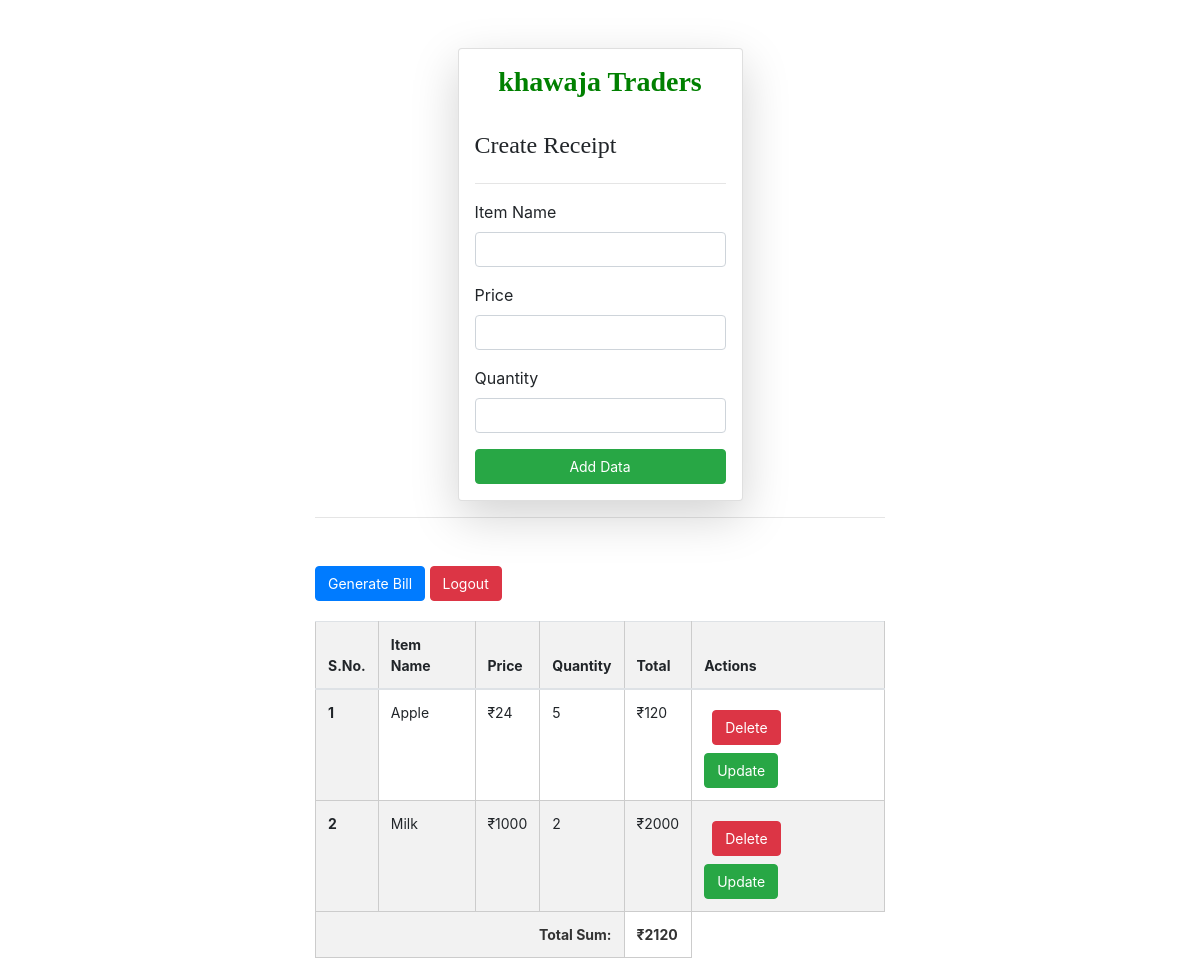
The app's page / (signed in), older data.
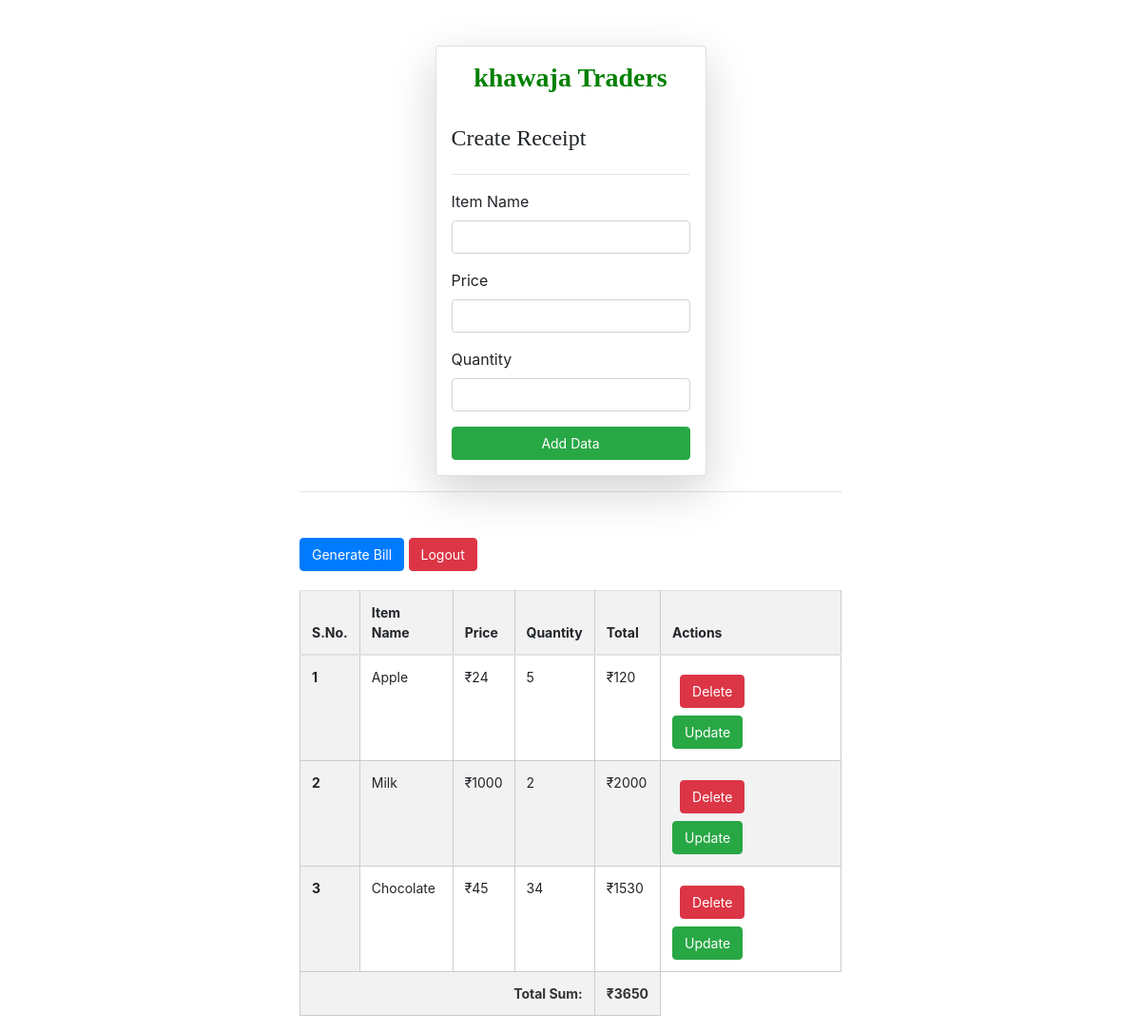
The same page, newer data.
### home/models.py (models this page shows)
class Receipt(models.Model):
    user = models.ForeignKey(User, on_delete=models.SET_NULL, null=True, blank=True)
    name = models.CharField(max_length=100, default='something')
    price = models.IntegerField(default=0)
    quantity = models.IntegerField(default =0)
    total = models.IntegerField(default=0)

### home/views.py (the view, shortened to what this page needs)
# urls.py: path('', views.receipts, name='receipts'),
@login_required(login_url='/login/')
def receipts(request):
    queryset = Receipt.objects.all()
    if request.GET.get('search'):
        queryset = queryset.filter(
            name__icontains=request.GET.get('search'))
    total_sum = sum(receipt.total for receipt in queryset)
    context = {'receipts': queryset, 'total_sum': total_sum}
    return render(request, 'receipts.html', context)

### home/templates/receipts.html (shortened to what this page needs)
{% extends "base.html" %}
{% block start %}
<link href="https://maxcdn.bootstrapcdn.com/bootstrap/4.5.2/css/bootstrap.min.css" rel="stylesheet">
<div class="container mt-5 col-6">
    <form class="col-6 mx-auto card p-3 shadow-lg form-container" method="post" enctype="multipart/form-data">
        <h3 class="text text-center">khawaja Traders</h3>
        <br>
        <h4 style="font-family: 'Times New Roman', Times, serif;">Create Receipt</h4>
        <hr>
        <div class="form-group">
            <label for="name">Item Name</label>
            <input type="text" name="name" class="form-control" required>
        </div>
        <div class="form-group">
            <label for="price">Price</label>
            <input name="price" type="number" class="form-control" required>
        </div>
        <div class="form-group">
            <label for="quantity">Quantity</label>
            <input name="quantity" class="form-control" type="number" required>
        </div>
        <button type="submit" class="btn btn-success btn-custom">Add Data</button>
    </form>
    <hr>
    <div class="mt-5">
        <form action="">
            <button class="btn btn-primary btn-custom">
                <a class="ok" href="{% url 'pdf' %}">Generate Bill</a>
            </button>
            <button class="btn btn-danger btn-custom">
                <a class="ok" href="{% url 'logout' %}">Logout</a>
            </button>
        </form>
        <table class="table mt-6">
            <thead>
                <tr>
                    <th scope="col">S.No.</th>
                    <th scope="col">Item Name</th>
                    <th scope="col">Price</th>
                    <th scope="col">Quantity</th>
                    <th scope="col">Total</th>
                    <th scope="col">Actions</th>
                </tr>
            </thead>
            <tbody>
                {% for receipt in receipts %}
                <tr>
                    <th scope="row">{{ forloop.counter }}</th>
                    <td>{{ receipt.name }}</td>
                    <td>&#x20B9;{{ receipt.price }}</td>
                    <td>{{ receipt.quantity }}</td>
                    <td>&#x20B9;{{ receipt.total }}</td>
                    <td>
                        <a href="/delete_receipt/{{ receipt.id }}" class="btn btn-danger m-2 btn-custom">Delete</a>
                        <a href="/update_receipt/{{ receipt.id }}" class="btn btn-success btn-custom">Update</a>
                    </td>
                </tr>
                {% endfor %}
                <tr>
                    <th colspan="4" class="text-right total-sum">Total Sum:</th>
                    <td class="total-sum">&#x20B9;{{ total_sum }}</td>
                </tr>
            </tbody>
        </table>
    </div>
</div>
{% endblock %}

### home/templates/base.html (shortened to what this page needs)
<!DOCTYPE html>
<html lang="en">
<head>
    {% load static%}
</head>
<body>
    {% block start %}
    {% endblock %}
</body>
</html>

### home/templates/base.html (style rules this page uses)
table { width: 80%; margin: 20px auto; border-collapse: collapse; }
th, td { padding: 10px; text-align: left; border: 1px solid #ccc; }
th { background-color: #f2f2f2; }
tr:nth-child(even) { background-color: #f2f2f2; }

### home/templates/receipts.html (style rules this page uses)
.text { color: green; font-weight: bold; font-family: 'Times New Roman', Times, serif; }
.ok { color: white; text-decoration: none; }
.form-container { margin-top: 20px; }
.form-group label { font-size: 16px; }
.form-group input { font-size: 14px; }
.table th, .table td { font-size: 14px; }
.table td a { margin-right: 10px; }
.btn-custom { font-size: 14px; }
.total-sum { font-weight: bold; color: #333; }

Row changes from the older to the newer data that the page shows:
added Receipt: name "Chocolate", price "45", quantity "34", total "1530"
Text that changed along with them:
{{ total_sum }}: "2120" → "3650"
